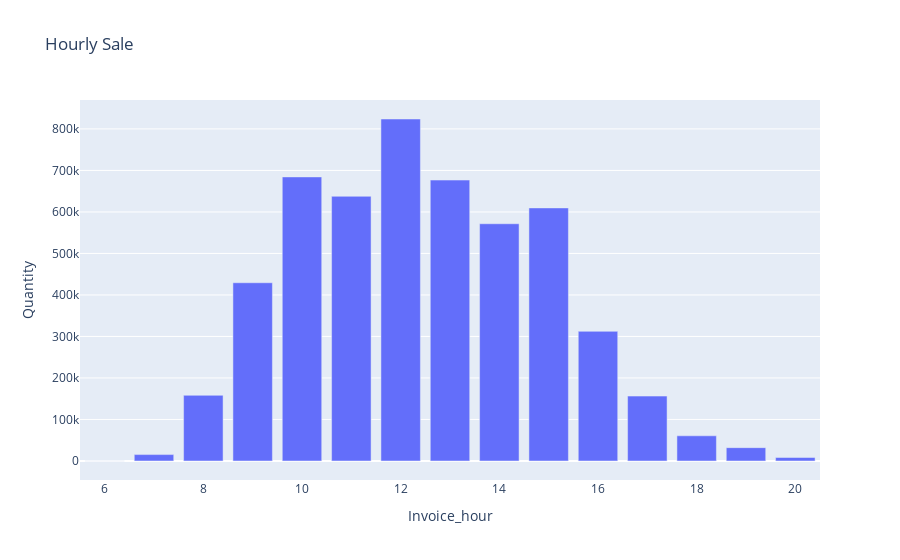

The notebook cell saved with this chart:
### Markdown cell above
## HOURLY SALES ANALYSIS

### Code cell
df.groupby(by='Invoice_hour').agg({'Quantity':'sum'}).reset_index()
fig=px.bar(df.groupby(by='Invoice_hour').agg({'Quantity':'sum'}).reset_index(),x='Invoice_hour',y='Quantity',title='Hourly Sale')
fig.show()

### Figure 1 — Plotly figure (JSON) as saved in the notebook; plotly's stock layout.template omitted (floating-point values rounded to 4 significant figures)
{"data": [{"alignmentgroup": "True", "hovertemplate": "Invoice_hour=%{x}<br>Quantity=%{y}<extra></extra>", "legendgroup": "", "marker": {"color": "#636efa", "pattern": {"shape": ""}}, "name": "", "offsetgroup": "", "orientation": "v", "showlegend": false, "textposition": "auto", "type": "bar", "x": [6, 7, 8, 9, 10, 11, 12, 13, 14, 15, 16, 17, 18, 19, 20], "xaxis": "x", "y": [-86, 15361, 158163, 429366, 684416, 637672, 823935, 676803, 571549, 609710, 312317, 156331, 60615, 32030, 8268], "yaxis": "y"}], "layout": {"barmode": "relative", "legend": {"tracegroupgap": 0}, "title": {"text": "Hourly Sale"}, "xaxis": {"anchor": "y", "domain": [0, 1], "title": {"text": "Invoice_hour"}}, "yaxis": {"anchor": "x", "domain": [0, 1], "title": {"text": "Quantity"}}}}
